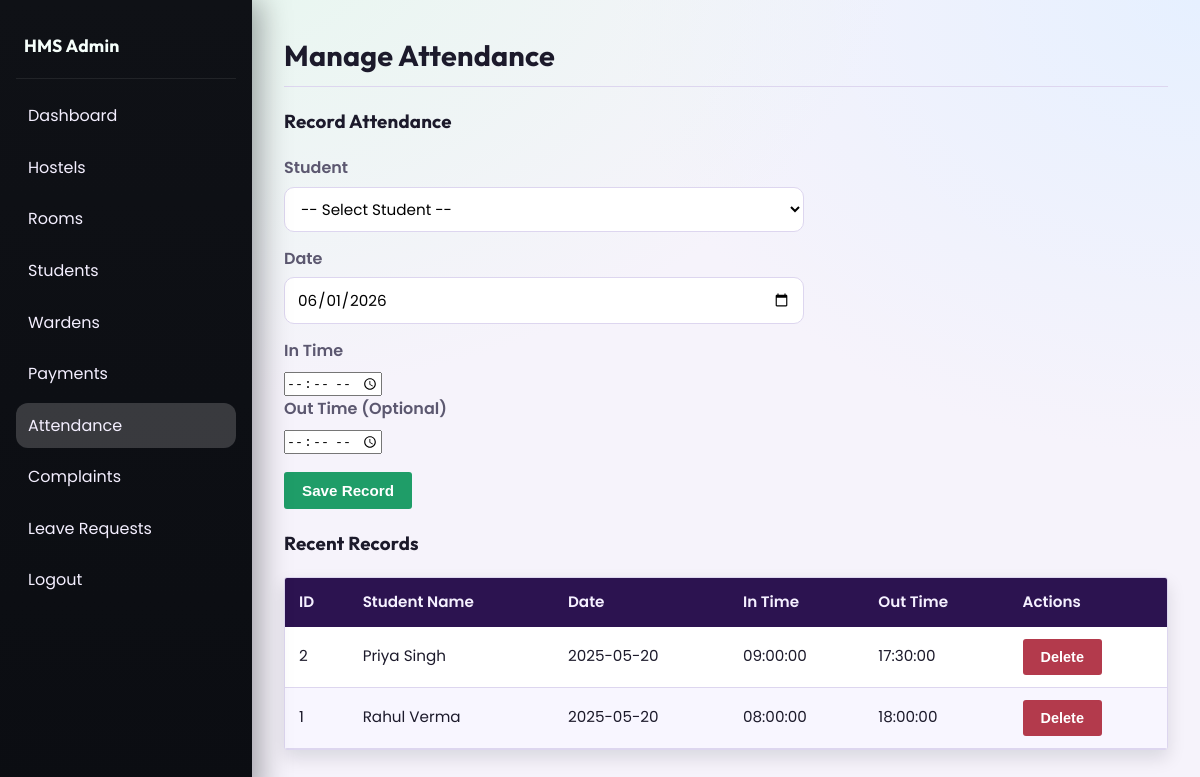
The app's page /admin/manage_attendance.php (signed in) with its own data.
### tables this page shows
CREATE TABLE attendance (
  Attendance_id INT AUTO_INCREMENT PRIMARY KEY,
  Date DATE,
  In_time TIME,
  Out_time TIME,
  Student_id INT,
  FOREIGN KEY (Student_id) REFERENCES student(Student_id) ON DELETE CASCADE
);

CREATE TABLE student (
  Student_id INT AUTO_INCREMENT PRIMARY KEY,
  name VARCHAR(100) NOT NULL,
  username VARCHAR(50) NOT NULL UNIQUE,
  password VARCHAR(255) NOT NULL,
  gender ENUM('Male','Female','Other') NOT NULL,
  course VARCHAR(100),
  semester INT,
  phone VARCHAR(15),
  email VARCHAR(100),
  Room_id INT,
  FOREIGN KEY (Room_id) REFERENCES room(Room_id) ON DELETE SET NULL
);

### admin/manage_attendance.php (the view, shortened to what this page needs)
<?php
include '../config.php';
$attendance = [];
$res = $conn->query("SELECT a.*, s.name FROM attendance a JOIN student s ON a.Student_id = s.Student_id ORDER BY a.Date DESC, a.In_time DESC");
if ($res) { while ($row = $res->fetch_assoc()) { $attendance[] = $row; } }
?>
<!DOCTYPE html>
<html>
<head>
    <link rel="stylesheet" href="../style.css">
</head>
<body>
<div class="admin-layout">
    <div class="sidebar">
        <h2> HMS Admin</h2>
        <a href="dashboard.php"> Dashboard</a>
        <a href="manage_hostels.php"> Hostels</a>
        <a href="manage_rooms.php"> Rooms</a>
        <a href="manage_students.php"> Students</a>
        <a href="manage_wardens.php"> Wardens</a>
        <a href="manage_payments.php"> Payments</a>
        <a href="manage_attendance.php" class="active"> Attendance</a>
        <a href="manage_complaints.php"> Complaints</a>
        <a href="manage_leaves.php"> Leave Requests</a>
        <a href="../logout.php"> Logout</a>
    </div>
    <div class="main-content">
        <h2> Manage Attendance</h2>
        <h3 class="mt-20">Record Attendance</h3>
        <form method="POST" action="">
            <label for="student_id">Student</label>
            <select name="student_id" required>
                <option value="">-- Select Student --</option>
            </select>
            <label for="date">Date</label>
            <input type="date" name="date" required value="<?php echo date('Y-m-d'); ?>">
            <label for="in_time">In Time</label>
            <input type="time" name="in_time" required>
            <label for="out_time">Out Time (Optional)</label>
            <input type="time" name="out_time">
            <div class="form-actions">
                <button type="submit" class="btn btn-primary">Save Record</button>
            </div>
        </form>
        <h3 class="mt-20">Recent Records</h3>
        <table>
            <thead>
                <tr>
                    <th>ID</th>
                    <th>Student Name</th>
                    <th>Date</th>
                    <th>In Time</th>
                    <th>Out Time</th>
                    <th>Actions</th>
                </tr>
            </thead>
            <tbody>
                <?php if (count($attendance) === 0): ?>
                    <tr><td colspan="6" style="text-align:center;">No records found.</td></tr>
                <?php else: ?>
                    <?php foreach ($attendance as $a): ?>
                        <tr>
                            <td><?php echo $a['Attendance_id']; ?></td>
                            <td><?php echo htmlspecialchars($a['name']); ?></td>
                            <td><?php echo htmlspecialchars($a['Date']); ?></td>
                            <td><?php echo htmlspecialchars($a['In_time']); ?></td>
                            <td><?php echo htmlspecialchars($a['Out_time'] ?? '-'); ?></td>
                            <td>
                                <form method="POST" action="" style="display:inline;" onsubmit="return confirm('Delete record?');">
                                    <button type="submit" class="btn btn-danger">Delete</button>
                                </form>
                            </td>
                        </tr>
                    <?php endforeach; ?>
                <?php endif; ?>
            </tbody>
        </table>
    </div>
</div>
</body>
</html>

### style.css (style rules this page uses)
*, *::before, *::after { box-sizing: border-box; margin: 0; padding: 0; }
:root { --bg: #f6f3fb; --bg-accent: #efe7fb; --surface: #ffffff; --surface-2: #f8f6ff; --text: #1c1a2b; --muted: #5c5870; --border: #ddd6ef; --primary: #1f9d68; --primary-600: #178458; --primary-700: #126b47; --success: #1c8c64; --warning: #e07a21; --danger: #b33a4c; --info: #2f6fed; --sidebar-bg: #0f1116; --sidebar-bg-2: #0b0d12; --sidebar-text: #f4efff; --sidebar-hover: rgba(255, 255, 255, 0.09); --sidebar-active: rgba(255, 255, 255, 0.18); --sidebar-width: 252px; --radius: 3px; --radius-sm: 3px; --shadow: 0 18px 40px rgba(10, 16, 24, 0.18); --shadow-soft: 0 8px 18px rgba(10, 16, 24, 0.12); }
body { font-family: "Poppins", "Helvetica Neue", sans-serif; color: var(--text); line-height: 1.6; background: radial-gradient(1200px 800px at 15% -10%, #e6f7ee 0%, transparent 60%), radial-gradient(900px 700px at 100% 0%, #e6f0ff 0%, transparent 65%), var(--bg); min-height: 100vh; }
h1, h2, h3, h4 { font-family: "Outfit", "Times New Roman", serif; letter-spacing: 0.2px; }
a { text-decoration: none; color: var(--primary); }
.admin-layout, .layout { display: flex; min-height: 100vh; }
.sidebar { width: var(--sidebar-width); background: linear-gradient(180deg, var(--sidebar-bg), var(--sidebar-bg-2)); min-height: 100vh; padding: 24px 16px; position: fixed; top: 0; left: 0; height: 100vh; overflow-y: auto; color: var(--sidebar-text); box-shadow: 8px 0 28px rgba(4, 6, 10, 0.35); }
.sidebar h2 { color: #f6fffb; text-align: left; padding: 8px 8px 18px; font-size: 1.1em; border-bottom: 1px solid rgba(255, 255, 255, 0.08); margin-bottom: 14px; }
.sidebar a { color: var(--sidebar-text); padding: 10px 12px; display: block; border-radius: 12px; margin-bottom: 6px; transition: background 0.2s ease, transform 0.2s ease; }
.sidebar a.active { background: var(--sidebar-active); }
.main-content, .main { flex: 1; padding: 32px; margin-left: var(--sidebar-width); width: calc(100% - var(--sidebar-width)); }
.main-content h1, .main-content h2, .main h2 { color: var(--text); margin-bottom: 18px; font-size: 1.8em; border-bottom: 1px solid var(--border); padding-bottom: 8px; }
table { width: 100%; border-collapse: separate; border-spacing: 0; margin: 18px 0; background: var(--surface); border: 1px solid var(--border); border-radius: var(--radius-sm); overflow: hidden; box-shadow: var(--shadow-soft); }
table th, table td { padding: 12px 14px; border-bottom: 1px solid var(--border); text-align: left; font-size: 0.95em; }
table thead th { background: #2c1350; color: #f5f0ff; font-weight: 600; border-bottom: 0; }
table tbody tr:nth-child(even) { background: var(--surface-2); }
form { margin: 18px 0; }
label { display: block; margin-bottom: 6px; font-weight: 600; color: var(--muted); }
input[type="text"], input[type="password"], input[type="email"], input[type="number"], input[type="date"], input[type="tel"], select, textarea { width: 100%; max-width: 520px; padding: 10px 12px; border: 1px solid var(--border); border-radius: 10px; margin-bottom: 14px; font-size: 0.95em; font-family: "Poppins", "Helvetica Neue", sans-serif; background: #fff; transition: border 0.2s ease, box-shadow 0.2s ease; }
.btn { padding: 10px 18px; border: none; border-radius: var(--radius); cursor: pointer; font-size: 0.95em; font-weight: 600; display: inline-flex; align-items: center; gap: 6px; text-align: center; transition: transform 0.2s ease, box-shadow 0.2s ease, background 0.2s ease; }
.btn-primary { background: var(--primary); color: #fff; }
.btn-danger { background: var(--danger); color: #fff; }
.form-actions { margin-top: 18px; display: flex; gap: 10px; flex-wrap: wrap; }
.mt-20 { margin-top: 20px; }

### records on screen
attendance: Attendance_id "2", Student.name "Priya Singh", Date "2025-05-20", In_time "09:00:00", Out_time "17:30:00"
attendance: Attendance_id "1", Student.name "Rahul Verma", Date "2025-05-20", In_time "08:00:00", Out_time "18:00:00"
